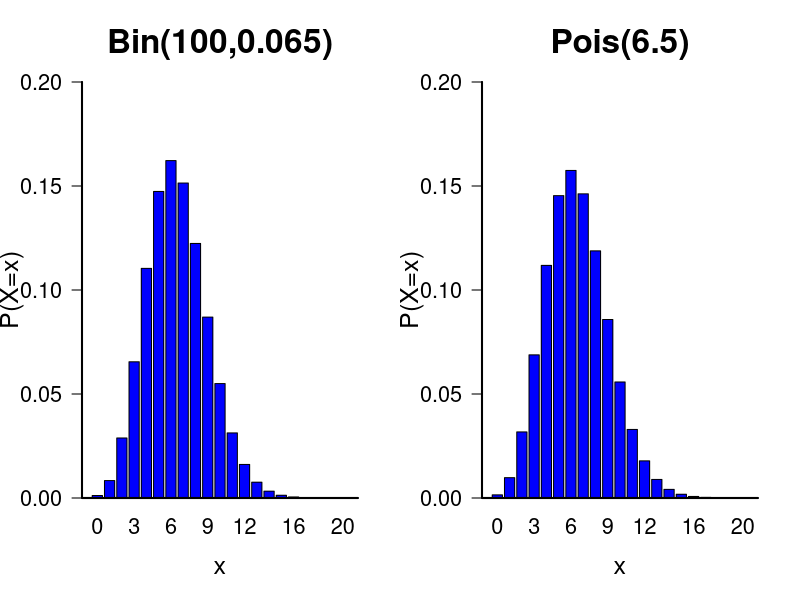

This chart was generated by the following R code:
## ---- chunk 1
n <- 100
p <- 0.065 
x <- 0:20
px.binom <- dbinom(x, size=n, prob=p)
px.pois <- dpois(x, lambda=n*p)

par(mfrow=c(1,2))
barplot(px.binom, names.arg=x, col="blue", main=paste("Bin(", n, ",",  p, ")", sep=""), 
        cex.lab=1.5, cex.axis=1.3, cex.names=1.3, cex.main=2, las=1, xlab="x", ylab="P(X=x)", ylim=c(0, .2))
box(bty="l", lwd=2)

barplot(px.pois, names.arg=x, col="blue", main=paste("Pois(", n*p, ")", sep=""), 
        cex.lab=1.5, cex.axis=1.3, cex.names=1.3, cex.main=2, las=1, xlab="x", ylab="P(X=x)", ylim=c(0, .2))
box(bty="l", lwd=2)
